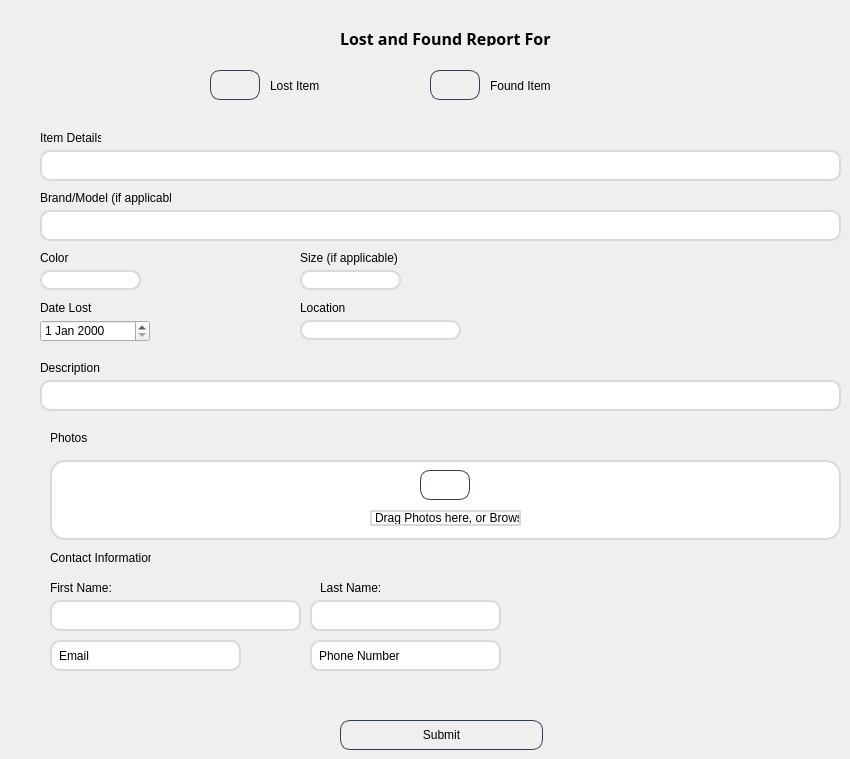
         <widget class="QWidget" name="reportPage">
          <widget class="QLineEdit" name="lineEdit_2">
           <property name="geometry">
            <rect>
             <x>40</x>
             <y>150</y>
             <width>801</width>
             <height>31</height>
            </rect>
           </property>
           <property name="styleSheet">
            <string notr="true">QLineEdit {
    border: 2px solid #D9D9D9;
    border-radius: 10px;
    padding: 5px;
    background-color: white;
}</string>
           </property>
          </widget>
          <widget class="QLabel" name="label_14">
           <property name="geometry">
            <rect>
             <x>300</x>
             <y>250</y>
             <width>131</width>
             <height>16</height>
            </rect>
           </property>
           <property name="text">
            <string>Size (if applicable)</string>
           </property>
          </widget>
          <widget class="QDateEdit" name="dateEdit">
           <property name="geometry">
            <rect>
             <x>40</x>
             <y>320</y>
             <width>110</width>
             <height>22</height>
            </rect>
           </property>
           <property name="styleSheet">
            <string notr="true"/>
           </property>
          </widget>
          <widget class="QLabel" name="label_10">
           <property name="geometry">
            <rect>
             <x>40</x>
             <y>130</y>
             <width>61</width>
             <height>16</height>
            </rect>
           </property>
           <property name="text">
            <string>Item Details</string>
           </property>
          </widget>
          <widget class="QLabel" name="label_12">
           <property name="geometry">
            <rect>
             <x>40</x>
             <y>190</y>
             <width>131</width>
             <height>16</height>
            </rect>
           </property>
           <property name="text">
            <string>Brand/Model (if applicable)</string>
           </property>
          </widget>
          <widget class="QLabel" name="label_15">
           <property name="geometry">
            <rect>
             <x>40</x>
             <y>300</y>
             <width>131</width>
             <height>16</height>
            </rect>
           </property>
           <property name="text">
            <string>Date Lost</string>
           </property>
          </widget>
          <widget class="QLineEdit" name="lineEdit_4">
           <property name="geometry">
            <rect>
             <x>40</x>
             <y>270</y>
             <width>101</width>
             <height>20</height>
            </rect>
           </property>
           <property name="styleSheet">
            <string notr="true">QLineEdit {
    border: 2px solid #D9D9D9;
    border-radius: 10px;
    padding: 5px;
    background-color: white;
}</string>
           </property>
          </widget>
          <widget class="QLabel" name="label_6">
           <property name="geometry">
            <rect>
             <x>340</x>
             <y>30</y>
             <width>211</width>
             <height>16</height>
            </rect>
           </property>
           <property name="font">
            <font>
             <family>Century Gothic</family>
             <pointsize>12</pointsize>
             <weight>75</weight>
             <bold>true</bold>
            </font>
           </property>
           <property name="text">
            <string>Lost and Found Report Form</string>
           </property>
          </widget>
          <widget class="QLineEdit" name="lineEdit_5">
           <property name="geometry">
            <rect>
             <x>300</x>
             <y>320</y>
             <width>161</width>
             <height>20</height>
            </rect>
           </property>
           <property name="styleSheet">
            <string notr="true">QLineEdit {
    border: 2px solid #D9D9D9;
    border-radius: 10px;
    padding: 5px;
    background-color: white;
}</string>
           </property>
          </widget>
          <widget class="QLineEdit" name="lineEdit_3">
           <property name="geometry">
            <rect>
             <x>40</x>
             <y>210</y>
             <width>801</width>
             <height>31</height>
            </rect>
           </property>
           <property name="styleSheet">
            <string notr="true">QLineEdit {
    border: 2px solid #D9D9D9;
    border-radius: 10px;
    padding: 5px;
    background-color: white;
}</string>
           </property>
          </widget>
          <widget class="QLabel" name="label_13">
           <property name="geometry">
            <rect>
             <x>40</x>
             <y>250</y>
             <width>131</width>
             <height>16</height>
            </rect>
           </property>
           <property name="text">
            <string>Color</string>
           </property>
          </widget>
          <widget class="QLineEdit" name="lineEdit_6">
           <property name="geometry">
            <rect>
             <x>300</x>
             <y>270</y>
             <width>101</width>
             <height>20</height>
            </rect>
           </property>
           <property name="styleSheet">
            <string notr="true">QLineEdit {
    border: 2px solid #D9D9D9;
    border-radius: 10px;
    padding: 5px;
    background-color: white;
}</string>
           </property>
           <property name="text">
            <string/>
           </property>
          </widget>
          <widget class="QLabel" name="label_16">
           <property name="geometry">
            <rect>
             <x>300</x>
             <y>300</y>
             <width>131</width>
             <height>16</height>
            </rect>
           </property>
           <property name="text">
            <string>Location</string>
           </property>
          </widget>
          <widget class="QLineEdit" name="lineEdit_7">
           <property name="geometry">
            <rect>
             <x>40</x>
             <y>380</y>
             <width>801</width>
             <height>31</height>
            </rect>
           </property>
           <property name="styleSheet">
            <string notr="true">QLineEdit {
    border: 2px solid #D9D9D9;
    border-radius: 10px;
    padding: 5px;
    background-color: white;
}</string>
           </property>
          </widget>
          <widget class="QLabel" name="label_17">
           <property name="geometry">
            <rect>
             <x>40</x>
             <y>360</y>
             <width>131</width>
             <height>16</height>
            </rect>
           </property>
           <property name="text">
            <string>Description</string>
           </property>
          </widget>
          <widget class="QLabel" name="label_18">
           <property name="geometry">
            <rect>
             <x>50</x>
             <y>430</y>
             <width>131</width>
             <height>16</height>
            </rect>
           </property>
           <property name="text">
            <string>Photos</string>
           </property>
          </widget>
          <widget class="QLabel" name="label_19">
           <property name="geometry">
            <rect>
             <x>50</x>
             <y>550</y>
             <width>101</width>
             <height>16</height>
            </rect>
           </property>
           <property name="text">
            <string>Contact Information:</string>
           </property>
          </widget>
          <widget class="QLineEdit" name="lineEdit_9">
           <property name="geometry">
            <rect>
             <x>50</x>
             <y>600</y>
             <width>251</width>
             <height>31</height>
            </rect>
           </property>
           <property name="styleSheet">
            <string notr="true">QLineEdit {
    border: 2px solid #D9D9D9;
    border-radius: 10px;
    padding: 5px;
    background-color: white;
}</string>
           </property>
          </widget>
          <widget class="QLabel" name="label_20">
           <property name="geometry">
            <rect>
             <x>50</x>
             <y>580</y>
             <width>61</width>
             <height>16</height>
            </rect>
           </property>
           <property name="text">
            <string>First Name:</string>
           </property>
          </widget>
          <widget class="QLabel" name="label_21">
           <property name="geometry">
            <rect>
             <x>320</x>
             <y>580</y>
             <width>61</width>
             <height>16</height>
            </rect>
           </property>
           <property name="text">
            <string>Last Name:</string>
           </property>
          </widget>
          <widget class="QLineEdit" name="lineEdit_10">
           <property name="geometry">
            <rect>
             <x>310</x>
             <y>600</y>
             <width>191</width>
             <height>31</height>
            </rect>
           </property>
           <property name="styleSheet">
            <string notr="true">QLineEdit {
    border: 2px solid #D9D9D9;
    border-radius: 10px;
    padding: 5px;
    background-color: white;
}</string>
           </property>
          </widget>
          <widget class="QLineEdit" name="lineEdit_11">
           <property name="geometry">
            <rect>
             <x>50</x>
             <y>640</y>
             <width>191</width>
             <height>31</height>
            </rect>
           </property>
           <property name="styleSheet">
            <string notr="true">QLineEdit {
    border: 2px solid #D9D9D9;
    border-radius: 10px;
    padding: 5px;
    background-color: white;
}</string>
           </property>
           <property name="text">
            <string>Email</string>
           </property>
          </widget>
          <widget class="QLineEdit" name="lineEdit_12">
           <property name="geometry">
            <rect>
             <x>310</x>
             <y>640</y>
             <width>191</width>
             <height>31</height>
            </rect>
           </property>
           <property name="styleSheet">
            <string notr="true">QLineEdit {
    border: 2px solid #D9D9D9;
    border-radius: 10px;
    padding: 5px;
    background-color: white;
}</string>
           </property>
           <property name="text">
            <string>Phone Number</string>
           </property>
          </widget>
          <widget class="QLabel" name="label_11">
           <property name="geometry">
            <rect>
             <x>270</x>
             <y>70</y>
             <width>61</width>
             <height>31</height>
            </rect>
           </property>
           <property name="text">
            <string>Lost Item</string>
           </property>
          </widget>
          <widget class="QLabel" name="label_22">
           <property name="geometry">
            <rect>
             <x>490</x>
             <y>70</y>
             <width>61</width>
             <height>31</height>
            </rect>
           </property>
           <property name="text">
            <string>Found Item</string>
           </property>
          </widget>
          <widget class="QFrame" name="frame">
           <property name="geometry">
            <rect>
             <x>50</x>
             <y>460</y>
             <width>791</width>
             <height>80</height>
            </rect>
           </property>
           <property name="styleSheet">
            <string notr="true">QFrame {
    border: 2px solid #D9D9D9;
    border-radius: 15px;
    background-color: white;
}</string>
           </property>
           <property name="frameShape">
            <enum>QFrame::StyledPanel</enum>
           </property>
           <property name="frameShadow">
            <enum>QFrame::Sunken</enum>
           </property>
           <widget class="QPushButton" name="pushButton_21">
            <property name="geometry">
             <rect>
              <x>370</x>
              <y>10</y>
              <width>50</width>
              <height>30</height>
             </rect>
            </property>
            <property name="styleSheet">
             <string notr="true">QPushButton {
    border: 1px solid #2C3E50;    /* thinner border */
    border-radius: 10px;           /* small rounding */
    padding: 4px 8px;             /* top/bottom, left/right */
    background-color: #951ab;
    color: black;
    font-size: 12px;              /* smaller text */
}
</string>
            </property>
            <property name="text">
             <string/>
            </property>
            <property name="icon">
             <iconset resource="resources.qrc">
              <normaloff>:/icons/icons/arrow-down-circle.svg</normaloff>:/icons/icons/arrow-down-circle.svg</iconset>
            </property>
            <property name="iconSize">
             <size>
              <width>20</width>
              <height>20</height>
             </size>
            </property>
            <property name="checkable">
             <bool>true</bool>
            </property>
            <property name="autoExclusive">
             <bool>true</bool>
            </property>
           </widget>
           <widget class="QLabel" name="label_23">
            <property name="geometry">
             <rect>
              <x>320</x>
              <y>50</y>
              <width>151</width>
              <height>16</height>
             </rect>
            </property>
            <property name="text">
             <string>Drag Photos here, or Browse</string>
            </property>
           </widget>
          </widget>
          <widget class="QPushButton" name="pushButton_22">
           <property name="geometry">
            <rect>
             <x>340</x>
             <y>720</y>
             <width>203</width>
             <height>30</height>
            </rect>
           </property>
           <property name="font">
            <font>
             <pointsize>-1</pointsize>
            </font>
           </property>
           <property name="styleSheet">
            <string notr="true">QPushButton {
    border: 1px solid #2C3E50;    /* thinner border */
    border-radius: 10px;           /* small rounding */
    padding: 4px 8px;             /* top/bottom, left/right */
    background-color: #951ab;
    color: black;
    font-size: 12px;              /* smaller text */
}
</string>
           </property>
           <property name="text">
            <string>Submit</string>
           </property>
           <property name="icon">
            <iconset resource="resources.qrc">
             <normaloff>:/icons/icons/log-out.svg</normaloff>:/icons/icons/log-out.svg</iconset>
           </property>
           <property name="iconSize">
            <size>
             <width>20</width>
             <height>20</height>
            </size>
           </property>
          </widget>
          <widget class="QPushButton" name="pushButton_23">
           <property name="geometry">
            <rect>
             <x>210</x>
             <y>70</y>
             <width>50</width>
             <height>30</height>
            </rect>
           </property>
           <property name="styleSheet">
            <string notr="true">QPushButton {
    border: 1px solid #2C3E50;    /* thinner border */
    border-radius: 10px;           /* small rounding */
    padding: 4px 8px;             /* top/bottom, left/right */
    background-color: #951ab;
    color: black;
    font-size: 12px;              /* smaller text */
}
</string>
           </property>
           <property name="text">
            <string/>
           </property>
           <property name="icon">
            <iconset resource="resources.qrc">
             <normaloff>:/icons/icons/check-circle.svg</normaloff>:/icons/icons/check-circle.svg</iconset>
           </property>
           <property name="iconSize">
            <size>
             <width>20</width>
             <height>20</height>
            </size>
           </property>
           <property name="checkable">
            <bool>true</bool>
           </property>
           <property name="autoExclusive">
            <bool>true</bool>
           </property>
          </widget>
          <widget class="QPushButton" name="pushButton_24">
           <property name="geometry">
            <rect>
             <x>430</x>
             <y>70</y>
             <width>50</width>
             <height>30</height>
            </rect>
           </property>
           <property name="styleSheet">
            <string notr="true">QPushButton {
    border: 1px solid #2C3E50;    /* thinner border */
    border-radius: 10px;           /* small rounding */
    padding: 4px 8px;             /* top/bottom, left/right */
    background-color: #951ab;
    color: black;
    font-size: 12px;              /* smaller text */
}
</string>
           </property>
           <property name="text">
            <string/>
           </property>
           <property name="icon">
            <iconset resource="resources.qrc">
             <normaloff>:/icons/icons/check-circle.svg</normaloff>:/icons/icons/check-circle.svg</iconset>
           </property>
           <property name="iconSize">
            <size>
             <width>20</width>
             <height>20</height>
            </size>
           </property>
           <property name="checkable">
            <bool>true</bool>
           </property>
           <property name="autoExclusive">
            <bool>true</bool>
           </property>
          </widget>
         </widget>
